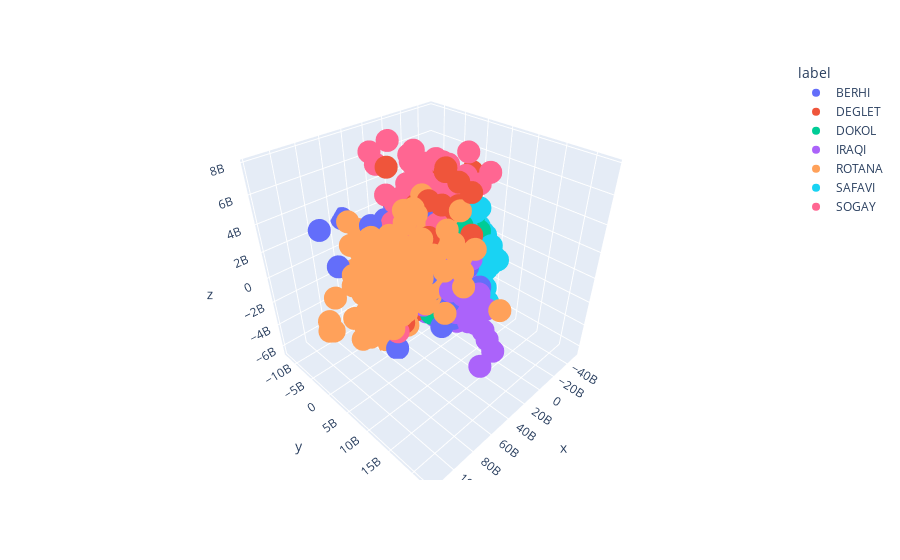

This figure's notebook cell:
### Code cell
TARGET = ['Class']
FEATURES = [col for col in dataframe.columns if col not in TARGET]
X = dataframe[FEATURES].copy()
pca = PCA(n_components=3, random_state=77)
X_reduced = pca.fit_transform(X)

df_reduced = pd.DataFrame({'x': X_reduced[:, 0],'y': X_reduced[:, 1],'z': X_reduced[:, 2],'label': dataframe[TARGET].values.flatten()})
fig = px.scatter_3d(df_reduced, x='x', y='y', z='z',
              color='label')
fig.show()
